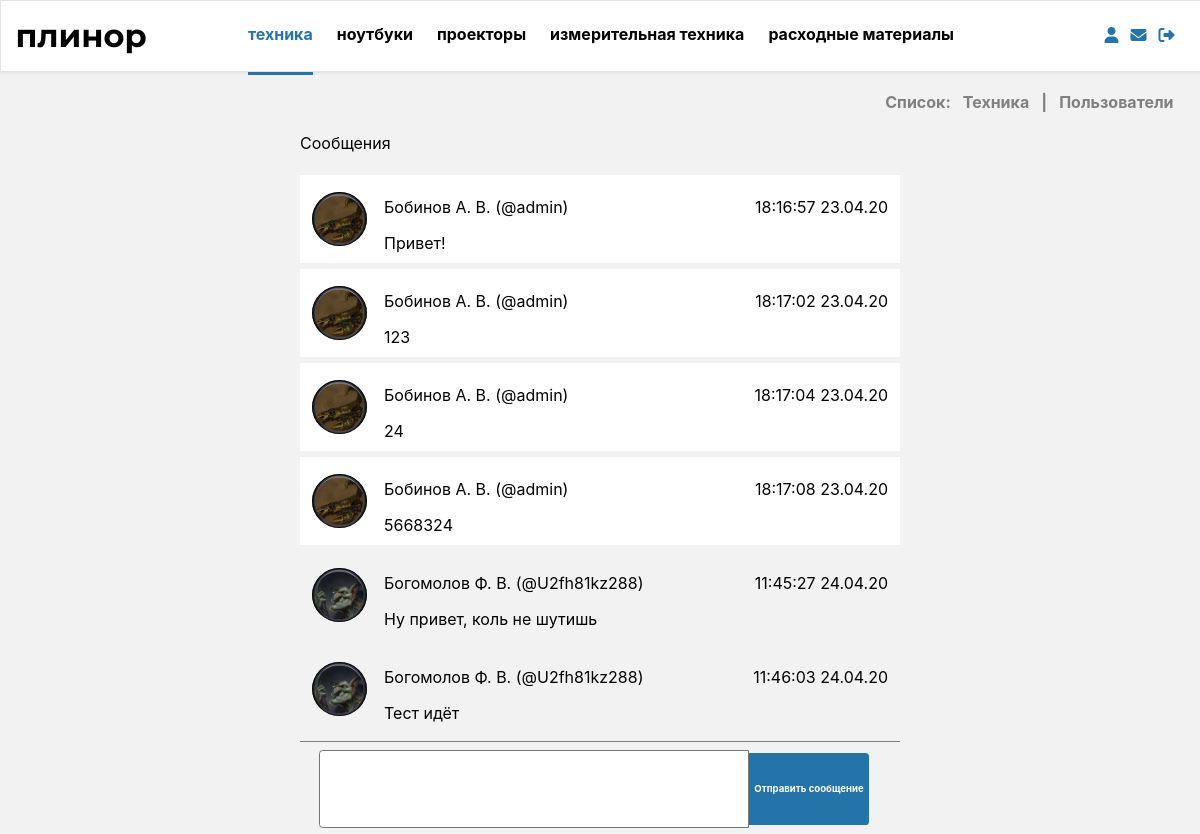
The app's page /mail/dialog/4 (signed in), older data.
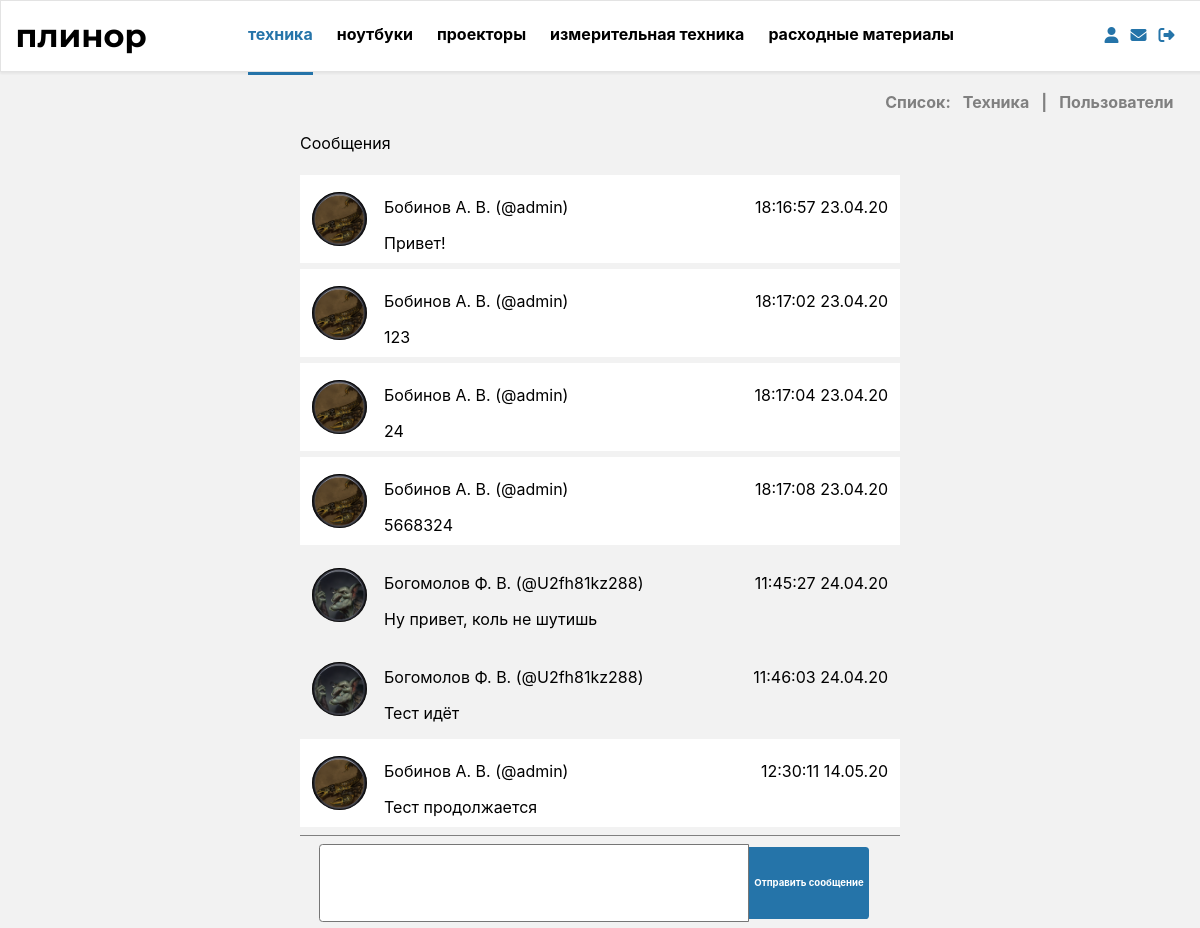
The same page, newer data.
### tables this page shows
CREATE TABLE `users` (
  `id` int(11) NOT NULL,
  `login` text,
  `password` text,
  `r_name` text,
  `r_surname` text,
  `r_secname` text,
  `email` text,
  `mode` int(11) DEFAULT NULL,
  `avatar` text
);

CREATE TABLE `message` (
  `id` int(11) NOT NULL,
  `id_author` int(11) NOT NULL,
  `id_reader` int(11) NOT NULL,
  `theme` text NOT NULL,
  `content` text NOT NULL,
  `mdate` int(11) NOT NULL,
  `status` int(11) NOT NULL
);

### bizz/view/view_form.php (called while the page is built)
<?php
include "bizz/view/view_hat.php";
include "bizz/view/view_menu.php";
include "bizz/view/$content_view";

### bizz/core/view.php (called while the page is built)
<?php
class View
{
    function generate($content_view, $template_view, $data = null)
    {
        include 'bizz/view/'.$template_view;
    }
}

### bizz/controler/controller_mail.php (called while the page is built, shortened)
<?php
class Controller_mail extends Controller
{
    var $model_mail=NULL;
    public function __construct($way)
    {
        $this->model_mail = new Model_mail();
    }
    function action_dialog()
    {
        $data['user']=$this->way[4];
        $data['mess']=$this->model_mail->find_mess($data['user']);
        $this->view->generate('view_dialog.php', 'view_form.php',$data);
    }
}

### bizz/bootstrap.php (called while the page is built, shortened)
<?php
require_once 'core/mysql.php';
require_once 'core/model.php';
require_once 'core/view.php';
Route::start($routes);

### index.php (called while the page is built, shortened)
<?php
$routes = explode('/', $_SERVER['SERVER_NAME'].$_SERVER['REQUEST_URI']);
require_once 'bizz/bootstrap.php';

### bizz/core/model.php (called while the page is built, shortened)
<?php
class Model
{
    function __construct()
    {
        $this->db = new MySQL("localhost", "root","root","plinor");
    }
}

### bizz/core/MySQL.php (called while the page is built)
<?php
class MySQL extends mysqli
{
    public static $request=array();
    public  function query($req,$resultmode = MYSQLI_STORE_RESULT){
        array_unshift(self::$request,$req);
        return parent::query($req);
    }
}

### bizz/model/model_mail.php (called while the page is built, shortened)
<?php
class Model_mail extends Model
{
    public function find_person()
    {
        $result = $this->db->query("SELECT id_user FROM hash WHERE hash='{$_COOKIE["hash"]}'");
        $myresult = mysqli_fetch_row($result);
        if (isset($myresult)) {
            $myresult = $this->db->query("SELECT * FROM users WHERE id='$myresult[0]'");
        }
        $myresult = mysqli_fetch_row($myresult);
        if (isset($myresult)) {
            return $myresult;
        }
    }
       public function find_mess($man){
            $info=array();
            $all_mess=array();
           $me=$this->find_person();
           $info_man=$this->db->query("select * from users where id=$man");
           $info_man=mysqli_fetch_row($info_man);
           $info_me=$this->db->query("select * from users where id=$me[0]");
           $info_me=mysqli_fetch_row($info_me);
           $info[]=$info_man;
           $info[]=$info_me;
           $return[]=$info;
           $left_mess=$this->db->query("select * from message where id_author=$man and id_reader=$me[0]");
           if($me[0]!=$man){
               $right_mess=$this->db->query("select * from message where id_author=$me[0] and id_reader=$man");
                while($row=mysqli_fetch_row($right_mess)){
               $all_mess[]=$row;
                 }}
           while($row=mysqli_fetch_row($left_mess)){
                $all_mess[]=$row;
           }
           for($j=0;$j<count($all_mess);$j++){
           for($i=0;$i<count($all_mess)-1;$i++){
               $wallet=$all_mess[$i+1];
                if($all_mess[$i][5]>$all_mess[$i+1][5]){
                    $all_mess[$i+1]=$all_mess[$i];
                    $all_mess[$i]=$wallet;
                }
           }}
           $return[]=$all_mess;
           return $return;
    }
}

### bizz/view/view_dialog.php (the view, shortened to what this page needs)
<article class="mail_art">
    <p>Сообщения</p>
    <?php $flag=0;?>
    <div class="mail_all">
        <?php for($i=0;$i<count($data['mess'][1]);$i++):?>
        <div class="mail_dialog  <?php if($data['mess'][0][1][0]==$data['mess'][1][$i][1]){ echo 'me'; $flag=1;} else{ $flag=0;}?>">
            <img src="<?php echo URL_BASE."/".$data['mess'][0][$flag][8];?>" class="mail_photo">
            <div>
                <div class="row mail_hat">
                    <p><?php echo $data['mess'][0][$flag][4]." ".mb_substr($data['mess'][0][$flag][3], 0, 1).". ".mb_substr($data['mess'][0][$flag][5], 0, 1).". (@".$data['mess'][0][$flag][1].")"?></p>
                    <p class="mail_date"><?php echo date('H:i:s d.m.y',$data['mess'][1][$i][5]);?></p>
                </div>
                <p class="mail_message"><?php echo $data['mess'][1][$i][4];?></p>
            </div>
        </div>
        <?php endfor;?>
        <form action="<?php echo URL_BASE."/mail/send/".$data['user'];?>" method="post" name="send">
            <textarea type="text" class="mail_ss" name="message" placeholder="Примечание">
            </textarea>
            <input type="submit" class="add_button mail_small" value="Отправить сообщение">
        </form>
    </div>
</article>

Row changes from the older to the newer data that the page shows:
added message: mdate "12:30:11 14.05.20", content "Тест продолжается"
Text that changed along with them:
new list line: "Бобинов А В admin"
